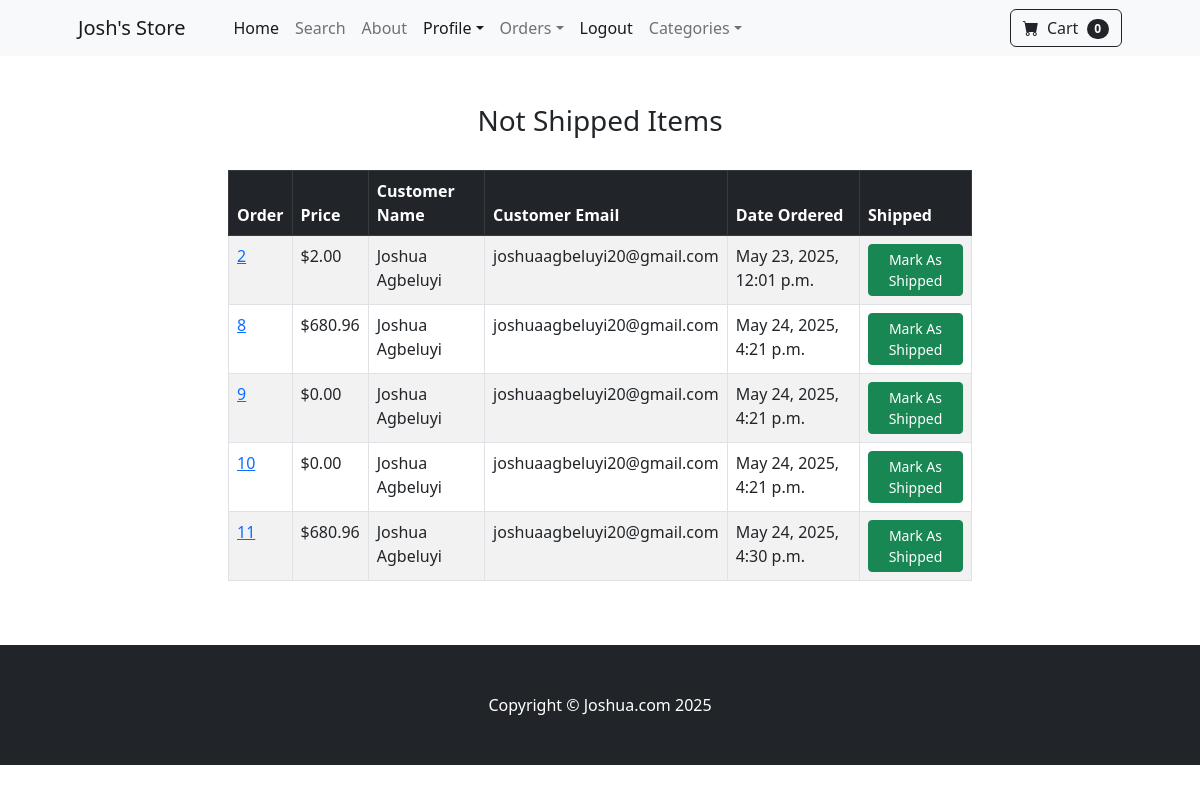
Page /payment/not_shipped_dash (signed in) on the committed database.
### payment/models.py (models this page shows, shortened)
class Order(models.Model):
    user = models.ForeignKey(User, on_delete=models.CASCADE, null=True, blank=True)
    full_name = models.CharField(max_length=255)
    email = models.EmailField(max_length=255)
    shipping_address = models.TextField(max_length=15000)
    amount_paid = models.DecimalField(max_digits=10, decimal_places=2)
    date_ordered = models.DateTimeField(auto_now_add=True)
    shipped = models.BooleanField(default=False)
    date_shipped = models.DateTimeField(blank=True, null=True)

### payment/views.py (the view, shortened to what this page needs)
# urls.py: path('not_shipped_dash', views.not_shipped_dash, name='not_shipped_dash'),
def not_shipped_dash(request):
    if request.user.is_authenticated and request.user.is_superuser:
        orders = Order.objects.filter(shipped=False)
        return render(request, "payment/not_shipped_dash.html", {
            'orders': orders,
        })
    else:
        messages.error(request, "Access Denied! You do not have permission to view this page.")
        return redirect('home')

### cart/cart.py (called while the page is built)
    def __len__(self):
        return len(self.cart)

### cart/context_processors.py (called while the page is built)
def cart(request):
    return {'cart': Cart(request)}

### payment/templates/payment/not_shipped_dash.html (shortened to what this page needs)
{% extends 'base.html' %}
{% block content %}
        <div class="container">
            <div class="row">
                <center>
                    <div class="col-8">
                        <br/><br/>
                        <h3>Not Shipped Items </h3>
                        <br/>
                        <table class="table table-striped table-bordered table-hover">
  <thead class="table-dark">
    <tr>
      <th scope="col">Order</th>
      <th scope="col">Price</th>
        <th scope="col">Customer Name</th>
      <th scope="col">Customer Email</th>
      <th scope="col">Date Ordered</th>
      <th scope="col">Shipped</th>
    </tr>
  </thead>
  <tbody>
    {% for item in orders %}
    <tr>
      <td><a href="{% url 'orders' item.id %}">{{ item.id }}</a></td>
      <td>${{ item.amount_paid }}</td>
      <td>{{ item.full_name }}</td>
      <td>{{ item.email }}</td>
      <td>{{ item.date_ordered }}</td>
      <td>
        <form method="POST">
          <button type="submit" class="btn btn-success btn-sm">Mark As Shipped</button>
          </form>
      </td>
    </tr>
    {% endfor %}
  </tbody>
</table>
                       <br/><br/>
                    </div>
                </center>
            </div>
        </div>
{% endblock %}

### rows in the picture
Order: id "2", amount_paid "2.00", full_name "Joshua Agbeluyi", email "joshuaagbeluyi20@gmail.com", date_ordered "May 23, 2025, 12:01 p.m."
Order: id "8", amount_paid "680.96", full_name "Joshua Agbeluyi", email "joshuaagbeluyi20@gmail.com", date_ordered "May 24, 2025, 4:21 p.m."
Order: id "9", amount_paid "0.00", full_name "Joshua Agbeluyi", email "joshuaagbeluyi20@gmail.com", date_ordered "May 24, 2025, 4:21 p.m."
Order: id "10", amount_paid "0.00", full_name "Joshua Agbeluyi", email "joshuaagbeluyi20@gmail.com", date_ordered "May 24, 2025, 4:21 p.m."
Order: id "11", amount_paid "680.96", full_name "Joshua Agbeluyi", email "joshuaagbeluyi20@gmail.com", date_ordered "May 24, 2025, 4:30 p.m."

### other values in the picture
{{ cart|length }} "0"
